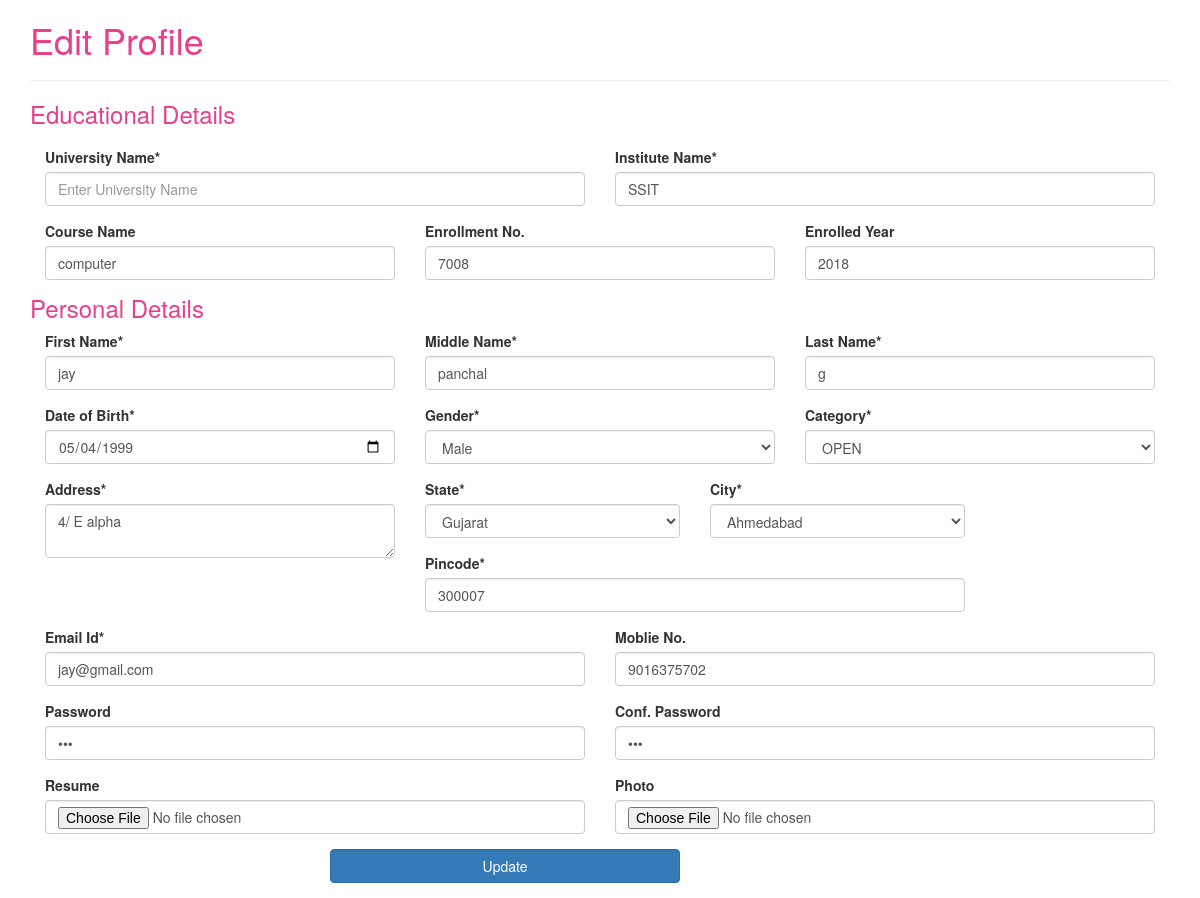
/edit.php?id=5, run on the app's committed database.
### tables this page shows
CREATE TABLE `student` (
  `stuid` int(10) NOT NULL,
  `universityname` varchar(50) NOT NULL,
  `institutename` varchar(20) NOT NULL,
  `coursename` varchar(20) NOT NULL,
  `enrollmentno` int(20) NOT NULL,
  `enrollmentyear` varchar(10) NOT NULL,
  `firstname` varchar(20) NOT NULL,
  `middlename` varchar(20) NOT NULL,
  `lastname` varchar(20) NOT NULL,
  `dob` varchar(20) NOT NULL,
  `gender` varchar(20) NOT NULL,
  `category` varchar(20) NOT NULL,
  `address` longtext NOT NULL,
  `state` varchar(20) NOT NULL,
  `city` varchar(20) NOT NULL,
  `pincode` varchar(10) NOT NULL,
  `emailid` varchar(50) NOT NULL,
  `mobileno` varchar(20) NOT NULL,
  `password` varchar(20) NOT NULL,
  `resume` longtext NOT NULL,
  `photo` longtext NOT NULL
);

### edit.php (the view, shortened to what this page needs)
<!DOCTYPE html>
<html lang="en">
<head>
  <link rel="stylesheet" href="https://maxcdn.bootstrapcdn.com/bootstrap/3.4.1/css/bootstrap.min.css">
</head>
<body>
<div class="container">
  <div> <h1 style="color:#e83e8c;">Edit Profile<h1></div>
  <hr>
  <h3 style="color: #e83e8c;">Educational Details</h3>
  <?php
  	include('connection.php');
		$id = $_REQUEST['id'];
		$sql = "SELECT * FROM student WHERE stuid=$id";
		$result =mysqli_query($conn,$sql);
          if(mysqli_num_rows($result))
          {
          	  $row = mysqli_fetch_assoc($result);
          }
          else
          {
          	  echo "error".mysqli_error($con);
          }
    ?>
  <form action="update.php" method="post" enctype="multipart/form-data">
    <div class="form-group col-md-6">
      <label for="text">University Name*</label>
      <input type="text" class="form-control" placeholder="Enter University Name" name="universityname" value='<?php echo $row["universityname"];?>'>
    </div>
    <div class="form-group col-md-6">
      <label for="text">Institute Name*</label>
      <input type="text" class="form-control"  placeholder="Enter Institute Name" name="institutename" value='<?php echo $row["institutename"];?>'>
    </div>
   <div class="form-group col-md-4">
      <label for="text">Course Name</label>
      <input type="text" class="form-control"  placeholder="Enter Course name" name="course" value='<?php echo $row["coursename"];?>'>
    </div>
    <div class="form-group col-md-4">
      <label for="text">Enrollment No.</label>
      <input type="text" class="form-control"  placeholder="Enter Enrollment No." name="eno" value='<?php echo $row["enrollmentno"];?>'>
    </div>
    <div class="form-group col-md-4">
      <label for="text">Enrolled Year</label>
      <input type="text" class="form-control"  placeholder="Enter Enrolled Year" name="enoyear" value='<?php echo $row["enrollmentyear"];?>'>
    </div>
     <h3 style="color: #e83e8c;">Personal Details</h3>
      <div class="form-group col-md-4">
      <label for="text">First Name*</label>
      <input type="text" class="form-control" placeholder="Enter First sName" name="fname" value='<?php echo $row["firstname"];?>'>
    </div>
    <div class="form-group col-md-4">
      <label for="text">Middle Name*</label>
      <input type="text" class="form-control"  placeholder="Enter Middle Name" name="mname" value='<?php echo $row["middlename"];?>'>
    </div>
   <div class="form-group col-md-4">
      <label for="text">Last Name*</label>
      <input type="text" class="form-control"  placeholder="Enter Last name" name="lname" value='<?php echo $row["lastname"];?>'>
    </div>
    <div class="form-group col-md-4">
      <label for="text">Date of Birth*</label>
      <input type="date" class="form-control"  placeholder="Enter Date Of Birth" name="dob" value='<?php echo $row["dob"];?>'>
    </div>
    <div class="form-group col-md-4">
      <label for="text">Gender*</label>
      <SELECT class="form-control" name="gender" value='<?php echo $row["gender"];?>'>
        <option value="male">Male</option>
      </SELECT>
    </div>
    <div class="form-group col-md-4">
      <label for="text">Category*</label>
      <SELECT class="form-control" name="category" value='<?php echo $row["category"];?>'>
        <option value="OPEN">OPEN</option>
      </SELECT>
    </div>
    <div class="form-group col-md-4">
      <label for="text">Address*</label>
     <textarea name="address" class="form-control" placeholder="Enter Address"><?php echo $row["address"];?></textarea>
    </div>
    <div class="form-group col-md-3">
      <label for="text">State*</label>
      <SELECT class="form-control" name="state" value='<?php echo $row["state"];?>'>
        <option value="gujarat">Gujarat</option>
      </SELECT>
    </div>
     <div class="form-group col-md-3">
      <label for="text">City*</label>
      <SELECT class="form-control" name="city" value='<?php echo $row["city"];?>'>
        <option value="Ahmedabad">Ahmedabad</option>
      </SELECT>
    </div>
    <div class="form-group col-md-6">
      <label for="text">Pincode*</label>
      <input type="text" class="form-control" placeholder="Enter pincode" name="pincode" value='<?php echo $row["pincode"];?>'>
    </div>
    <div class="form-group col-md-6">
      <label for="text">Email Id*</label>
      <input type="email" class="form-control" placeholder="Enter Email" name="email" value='<?php echo $row["emailid"];?>'>
    </div>
    <div class="form-group col-md-6">
      <label for="text">Moblie No.</label>
      <input type="text" class="form-control" placeholder="Enter mobile number" name="moblie" value='<?php echo $row["mobileno"];?>'>
    </div>
    <div class="form-group col-md-6">
      <label for="text">Password</label>
      <input type="password" class="form-control" placeholder="Enter Password" name="password" value='<?php echo $row["password"];?>'>
    </div>
    <div class="form-group col-md-6">
      <label for="text">Conf. Password</label>
      <input type="password" class="form-control" placeholder="Enter Conf.Password" name="confpassword" value='<?php echo $row["password"];?>'>
    </div>
    <div class="form-group col-md-6">
      <label for="text">Resume</label>
      <input type="file" class="form-control" name="resume" value='<?php echo $row["resume"];?>'>
    </div>
     <div class="form-group col-md-6">
      <label for="text">Photo</label>
      <input type="file" class="form-control" name="photo" value='<?php echo $row["photo"];?>'>
    </div>
    <div  class="form-group col-md-4" style="margin-left:25%">
      <input type="submit" class="form-control btn btn-primary" name="update" value="Update">
    <br>
    </div>
  </form>
</div>
</body>
</html>

### data on the page
student: institutename "SSIT", course "computer", eno "7008", enoyear "2018", fname "jay", mname "panchal", lname "g", dob "05/04/1999", gender "Male", category "OPEN", address "4/ E alpha", state "Gujarat", city "Ahmedabad", pincode "300007", email "jay@gmail.com", moblie "9016375702"
